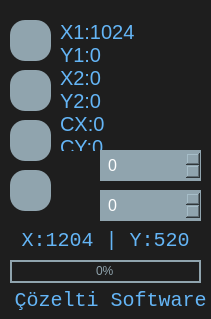
<?xml version="1.0" encoding="UTF-8"?>
<ui version="4.0">
 <class>MainWindow</class>
 <widget class="QMainWindow" name="MainWindow">
  <property name="geometry">
   <rect>
    <x>0</x>
    <y>0</y>
    <width>211</width>
    <height>319</height>
   </rect>
  </property>
  <property name="windowTitle">
   <string>Ztrinatör</string>
  </property>
  <property name="windowIcon">
   <iconset>
    <normaloff>img/appicon.png</normaloff>img/appicon.png</iconset>
  </property>
  <property name="styleSheet">
   <string notr="true">QMainWindow{
background-color:#1E1E1E;
color:#64B5F6;
}
QPushButton{
	background-color:#90A4AE;
	border-radius:15px;
	font-size:14px;
	color:#64B5F6;
	transition: all  500ms;
}
QPushButton::hover{
	background-color:#FFB74D ;
	border-radius:15px;
	color:#64B5F6;
	transition: all 100ms;
}
QPushButton:pressed{
	background-color:#e5e5e5 ;
	border-radius:15px;
	color:#fffff;
	transition: all 100ms;
}
QLineEdit{
border: 2px gray;
    border-radius: 20px;
    padding: 0 8px;
    background: #90A4AE;
    selection-background-color: #5d6a71;
	background-color:#90A4AE;

}
QSpinBox {
        background-color: #90A4AE; /* Arka plan */
        border: 1px solid #90A4AE; /* Kenarlık (İkincil Renk) */
        padding: 5px;
        font-size: 16px;
        color: #FFFFFF; /* Metin Rengi */
    }

QSpinBox:focus { /* Odaklandığında */
    border: 1px solid #64B5F6; /* Birincil Renk (Odaklanma Kenarlığı) */
}
QProgressBar {
        border: 2px solid #90A4AE; /* Kenarlık (İkincil Renk) */
        text-align: center; /* Metni ortala */
        background-color: #1E1E1E; /* Arka plan */
		color:#90A4AE;
    }

    QProgressBar::chunk {
        background-color: #64B5F6; /* Dolgu rengi (Birincil Renk) */
    }

    QProgressBar::chunk:horizontal { /* Yatay çubuk için */
        margin: 0px; /* Kenarları kaldır */
        border-radius: 0px; /* Köşeleri düzleştir */
    }

    QProgressBar::chunk:vertical { /* Dikey çubuk için (Gerekirse) */
        margin: 0px;
        border-radius: 0px;
    }

    QProgressBar::indicator {
        background-color: #FFB74D; /* Gösterge rengi (Vurgu Rengi) */
    }

    QProgressBar:disabled { /* Devre dışı olduğunda */
        color: #555; /* Daha soluk metin */
    }
QLabel{
color:#64B5F6;
font-family:&quot;Courier new&quot;;
font-size:20px;
}
QMessageBox {
font-size: 14pt;
background-color:#6574F8;
color:#E8EAED;
font-family:&quot;Courier new&quot;;
font-size:20px;
}
QMessageBox QPushButton {
    background-color: #eee;
    border: 1px solid #ccc;
    padding: 8px 16px;
    margin: 5px;
}

QMessageBox QPushButton:hover {
    background-color: #ddd;
}</string>
  </property>
  <widget class="QWidget" name="centralwidget">
   <widget class="QPushButton" name="start">
    <property name="geometry">
     <rect>
      <x>10</x>
      <y>20</y>
      <width>41</width>
      <height>41</height>
     </rect>
    </property>
    <property name="text">
     <string/>
    </property>
    <property name="icon">
     <iconset>
      <normaloff>img/start_system.svg</normaloff>img/start_system.svg</iconset>
    </property>
    <property name="iconSize">
     <size>
      <width>32</width>
      <height>32</height>
     </size>
    </property>
   </widget>
   <widget class="QPushButton" name="help">
    <property name="geometry">
     <rect>
      <x>10</x>
      <y>70</y>
      <width>41</width>
      <height>41</height>
     </rect>
    </property>
    <property name="text">
     <string/>
    </property>
    <property name="icon">
     <iconset>
      <normaloff>img/help.svg</normaloff>img/help.svg</iconset>
    </property>
    <property name="iconSize">
     <size>
      <width>32</width>
      <height>32</height>
     </size>
    </property>
   </widget>
   <widget class="QPushButton" name="convert">
    <property name="geometry">
     <rect>
      <x>10</x>
      <y>120</y>
      <width>41</width>
      <height>41</height>
     </rect>
    </property>
    <property name="text">
     <string/>
    </property>
    <property name="icon">
     <iconset>
      <normaloff>img/pdf.svg</normaloff>img/pdf.svg</iconset>
    </property>
    <property name="iconSize">
     <size>
      <width>32</width>
      <height>32</height>
     </size>
    </property>
   </widget>
   <widget class="QLabel" name="locations">
    <property name="geometry">
     <rect>
      <x>60</x>
      <y>20</y>
      <width>101</width>
      <height>131</height>
     </rect>
    </property>
    <property name="text">
     <string>X1:1024
Y1:0
X2:0
Y2:0
CX:0
CY:0</string>
    </property>
    <property name="textFormat">
     <enum>Qt::PlainText</enum>
    </property>
    <property name="alignment">
     <set>Qt::AlignLeading|Qt::AlignLeft|Qt::AlignTop</set>
    </property>
   </widget>
   <widget class="QLabel" name="label">
    <property name="geometry">
     <rect>
      <x>60</x>
      <y>150</y>
      <width>31</width>
      <height>31</height>
     </rect>
    </property>
    <property name="text">
     <string/>
    </property>
    <property name="pixmap">
     <pixmap>img/timer.svg</pixmap>
    </property>
    <property name="scaledContents">
     <bool>true</bool>
    </property>
   </widget>
   <widget class="QSpinBox" name="delay">
    <property name="geometry">
     <rect>
      <x>100</x>
      <y>150</y>
      <width>101</width>
      <height>31</height>
     </rect>
    </property>
    <property name="maximum">
     <number>999999999</number>
    </property>
   </widget>
   <widget class="QLabel" name="label_9">
    <property name="geometry">
     <rect>
      <x>60</x>
      <y>190</y>
      <width>31</width>
      <height>31</height>
     </rect>
    </property>
    <property name="text">
     <string/>
    </property>
    <property name="pixmap">
     <pixmap>img/page.svg</pixmap>
    </property>
    <property name="scaledContents">
     <bool>true</bool>
    </property>
   </widget>
   <widget class="QSpinBox" name="pagecount">
    <property name="geometry">
     <rect>
      <x>100</x>
      <y>190</y>
      <width>101</width>
      <height>31</height>
     </rect>
    </property>
    <property name="maximum">
     <number>999999999</number>
    </property>
   </widget>
   <widget class="QLabel" name="label_11">
    <property name="geometry">
     <rect>
      <x>10</x>
      <y>290</y>
      <width>201</width>
      <height>20</height>
     </rect>
    </property>
    <property name="font">
     <font>
      <family>Courier new</family>
      <pointsize>-1</pointsize>
     </font>
    </property>
    <property name="text">
     <string>Çözelti Software</string>
    </property>
    <property name="alignment">
     <set>Qt::AlignCenter</set>
    </property>
   </widget>
   <widget class="QPushButton" name="rotate">
    <property name="geometry">
     <rect>
      <x>10</x>
      <y>170</y>
      <width>41</width>
      <height>41</height>
     </rect>
    </property>
    <property name="text">
     <string/>
    </property>
    <property name="icon">
     <iconset>
      <normaloff>img/rotate.svg</normaloff>img/rotate.svg</iconset>
    </property>
    <property name="iconSize">
     <size>
      <width>32</width>
      <height>32</height>
     </size>
    </property>
   </widget>
   <widget class="QProgressBar" name="progress">
    <property name="geometry">
     <rect>
      <x>10</x>
      <y>260</y>
      <width>191</width>
      <height>23</height>
     </rect>
    </property>
    <property name="value">
     <number>0</number>
    </property>
    <property name="textDirection">
     <enum>QProgressBar::TopToBottom</enum>
    </property>
   </widget>
   <widget class="QLabel" name="mouselocation">
    <property name="geometry">
     <rect>
      <x>0</x>
      <y>230</y>
      <width>211</width>
      <height>21</height>
     </rect>
    </property>
    <property name="font">
     <font>
      <family>Courier new</family>
      <pointsize>-1</pointsize>
     </font>
    </property>
    <property name="text">
     <string>X:1204 | Y:520</string>
    </property>
    <property name="alignment">
     <set>Qt::AlignCenter</set>
    </property>
   </widget>
  </widget>
 </widget>
 <resources/>
 <connections/>
</ui>
